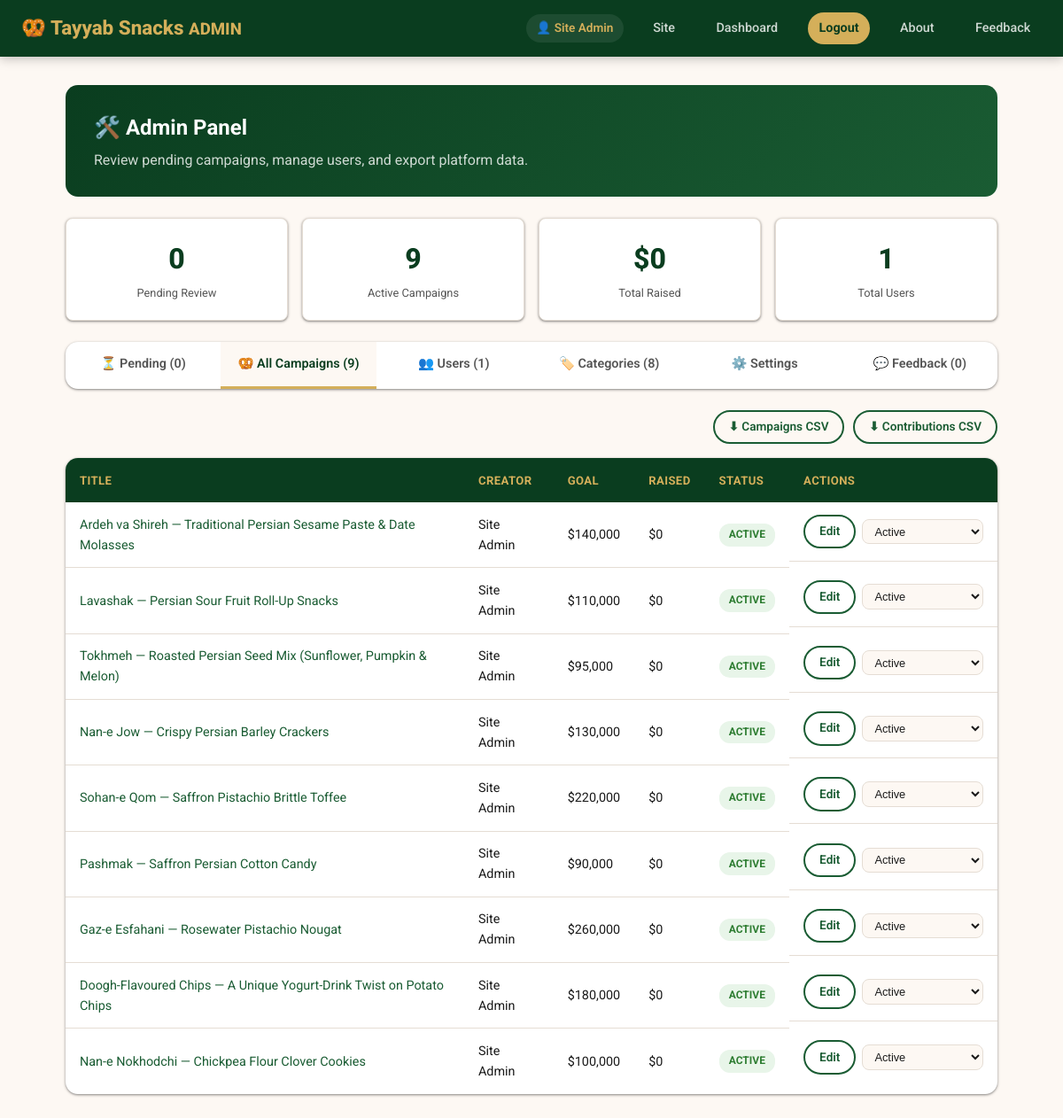
Screenshot of /admin.php?tab=campaigns (signed in) with the database file from the repository.
### tables this page shows
CREATE TABLE IF NOT EXISTS users (
    id         INT UNSIGNED AUTO_INCREMENT PRIMARY KEY,
    name       VARCHAR(100) NOT NULL,
    email      VARCHAR(150) NOT NULL UNIQUE,
    password   VARCHAR(255) NOT NULL,
    phone      VARCHAR(30),
    city       VARCHAR(100),
    country    VARCHAR(100) DEFAULT 'Pakistan',
    is_admin   TINYINT(1) DEFAULT 0,
    is_verified TINYINT(1) DEFAULT 0,
    verification_token   VARCHAR(64) NULL,
    verification_expires  DATETIME NULL,
    created_at TIMESTAMP DEFAULT CURRENT_TIMESTAMP,
    INDEX idx_email (email)
);

CREATE TABLE IF NOT EXISTS campaigns (
    id            INT UNSIGNED AUTO_INCREMENT PRIMARY KEY,
    user_id       INT UNSIGNED NOT NULL,
    category_id   INT UNSIGNED,
    title         VARCHAR(200) NOT NULL,
    description   TEXT NOT NULL,
    goal_amount   DECIMAL(12,2) NOT NULL,
    raised_amount DECIMAL(12,2) DEFAULT 0.00,
    city          VARCHAR(100),
    image_url     VARCHAR(500),
    deadline      DATE,
    status        ENUM('pending','active','funded','closed','rejected') DEFAULT 'pending',
    created_at    TIMESTAMP DEFAULT CURRENT_TIMESTAMP,
    updated_by    INT UNSIGNED NULL,
    updated_at    TIMESTAMP NULL,
    FOREIGN KEY (user_id)     REFERENCES users(id) ON DELETE CASCADE,
    FOREIGN KEY (category_id) REFERENCES categories(id) ON DELETE SET NULL,
    FOREIGN KEY (updated_by)  REFERENCES users(id) ON DELETE SET NULL,
    INDEX idx_status (status),
    INDEX idx_user (user_id)
);

### db.php (called while the page is built, shortened)
<?php
function e(string $s): string {
    return htmlspecialchars($s, ENT_QUOTES, 'UTF-8');
}
function auth(): ?array {
    $lastActivity = $_SESSION['last_activity'] ?? time();
    return $_SESSION['user'];
}

### admin.php (the view, shortened to what this page needs)
<?php
require_once __DIR__ . '/db.php';
$user = auth();
$tab = $_GET['tab'] ?? 'pending';
$stats = $pdo->query(
    "SELECT (SELECT COUNT(*) FROM users) AS total_users,
            (SELECT COUNT(*) FROM campaigns WHERE status='pending') AS pending_count,
            (SELECT COUNT(*) FROM campaigns WHERE status='active') AS active_count,
            (SELECT COALESCE(SUM(raised_amount),0) FROM campaigns) AS total_raised,
            (SELECT COUNT(*) FROM contributions) AS total_contributions"
)->fetch();
$pending = $pdo->query(
    "SELECT c.*, u.name AS creator_name, cat.name AS cat_name FROM campaigns c
     JOIN users u ON u.id = c.user_id LEFT JOIN categories cat ON cat.id = c.category_id
     WHERE c.status = 'pending' ORDER BY c.created_at ASC"
)->fetchAll();
$allCampaigns = $pdo->query(
    "SELECT c.*, u.name AS creator_name, cat.name AS cat_name FROM campaigns c
     JOIN users u ON u.id = c.user_id LEFT JOIN categories cat ON cat.id = c.category_id
     ORDER BY c.created_at DESC"
)->fetchAll();
$users = $pdo->query('SELECT * FROM users ORDER BY created_at DESC')->fetchAll();
$categories = $pdo->query('SELECT * FROM categories ORDER BY name')->fetchAll();
$feedback = $pdo->query('SELECT * FROM feedback ORDER BY created_at DESC')->fetchAll();
?>
<!DOCTYPE html>
<html lang="en">
<head>
<link rel="stylesheet" href="style.css">
</head>
<body>
<nav class="navbar">
    <a class="nav-brand" href="index.php">🥨 <?= e(SITE_NAME) ?> <small style="color:var(--gold)">ADMIN</small></a>
    <div class="nav-links">
        <span class="nav-user">👤 <?= e($user['name']) ?></span>
        <a href="index.php">Site</a>
        <a href="dashboard.php">Dashboard</a>
        <a href="logout.php" class="nav-btn">Logout</a>
        <a href="about.php">About</a>
        <a href="feedback.php">Feedback</a>
    </div>
</nav>
<div class="dashboard-wrap" style="max-width:1100px">
    <div class="dashboard-header">
        <h2>🛠️ Admin Panel</h2>
        <p>Review pending campaigns, manage users, and export platform data.</p>
    </div>
    <div class="stat-cards">
        <div class="stat-card"><div class="num"><?= (int) $stats['pending_count'] ?></div><div class="lbl">Pending Review</div></div>
        <div class="stat-card"><div class="num"><?= (int) $stats['active_count'] ?></div><div class="lbl">Active Campaigns</div></div>
        <div class="stat-card"><div class="num">$<?= number_format((float) $stats['total_raised']) ?></div><div class="lbl">Total Raised</div></div>
        <div class="stat-card"><div class="num"><?= (int) $stats['total_users'] ?></div><div class="lbl">Total Users</div></div>
    </div>
    <div class="tabs">
        <a href="?tab=pending" class="tab-btn <?= $tab === 'pending' ? 'active' : '' ?>" style="text-decoration:none;display:block;text-align:center">⏳ Pending (<?= count($pending) ?>)</a>
        <a href="?tab=campaigns" class="tab-btn <?= $tab === 'campaigns' ? 'active' : '' ?>" style="text-decoration:none;display:block;text-align:center">🥨 All Campaigns (<?= count($allCampaigns) ?>)</a>
        <a href="?tab=users" class="tab-btn <?= $tab === 'users' ? 'active' : '' ?>" style="text-decoration:none;display:block;text-align:center">👥 Users (<?= count($users) ?>)</a>
        <a href="?tab=categories" class="tab-btn <?= $tab === 'categories' ? 'active' : '' ?>" style="text-decoration:none;display:block;text-align:center">🏷️ Categories (<?= count($categories) ?>)</a>
        <a href="?tab=settings" class="tab-btn <?= $tab === 'settings' ? 'active' : '' ?>" style="text-decoration:none;display:block;text-align:center">⚙️ Settings</a>
        <a href="?tab=feedback" class="tab-btn <?= $tab === 'feedback' ? 'active' : '' ?>" style="text-decoration:none;display:block;text-align:center">💬 Feedback (<?= count($feedback) ?>)</a>
    </div>
    <?php if ($tab === 'pending'): ?>
        <?php if (!$pending): ?>
            <div class="empty-state"><div class="icon">✅</div><h3>No campaigns awaiting review</h3></div>
        <?php else: ?>
        <?php foreach ($pending as $c): ?>
        <div class="card" style="margin-bottom:1rem">
            <div class="card-body">
                <div style="display:flex;justify-content:space-between;flex-wrap:wrap;gap:1rem">
                    <div>
                        <div style="font-size:.78rem;color:var(--text-light);margin-bottom:.3rem">by <?= e($c['creator_name']) ?> · <?= e($c['cat_name'] ?? 'Uncategorized') ?> · <?= e($c['city'] ?: 'N/A') ?></div>
                        <div class="card-title" style="font-size:1.1rem"><?= e($c['title']) ?></div>
                        <p style="color:var(--text-mid);font-size:.9rem;margin-top:.4rem"><?= e($c['description']) ?></p>
                        <div style="margin-top:.5rem;font-weight:700;color:var(--green-deep)">Goal: $<?= number_format((float) $c['goal_amount']) ?></div>
                    </div>
                    <div style="display:flex;flex-direction:column;gap:.5rem;min-width:140px">
                        <a href="edit-campaign.php?id=<?= (int) $c['id'] ?>" class="btn btn-outline btn-full">✏️ Edit First</a>
                        <form method="post"><input type="hidden" name="_csrf" value="<?= e(csrf()) ?>"><input type="hidden" name="campaign_id" value="<?= (int) $c['id'] ?>"><button type="submit" name="set_status" value="active" class="btn btn-green btn-full">✓ Approve</button></form>
                        <form method="post" onsubmit="return confirm('Reject this campaign?')"><input type="hidden" name="_csrf" value="<?= e(csrf()) ?>"><input type="hidden" name="campaign_id" value="<?= (int) $c['id'] ?>"><button type="submit" name="set_status" value="rejected" class="btn btn-outline btn-full" style="color:#c00;border-color:#c00">✕ Reject</button></form>
                    </div>
                </div>
            </div>
        </div>
        <?php endforeach; ?>
        <?php endif; ?>
    <?php elseif ($tab === 'campaigns'): ?>
        <div style="display:flex;justify-content:flex-end;gap:.6rem;margin-bottom:1rem">
            <a href="?export=campaigns" class="btn btn-outline btn-sm">⬇ Campaigns CSV</a>
            <a href="?export=contributions" class="btn btn-outline btn-sm">⬇ Contributions CSV</a>
        </div>
        <table class="table">
            <thead><tr><th>Title</th><th>Creator</th><th>Goal</th><th>Raised</th><th>Status</th><th>Actions</th></tr></thead>
            <tbody>
                <?php foreach ($allCampaigns as $c): ?>
                <tr>
                    <td><a href="campaign.php?id=<?= (int) $c['id'] ?>" target="_blank"><?= e($c['title']) ?></a></td>
                    <td><?= e($c['creator_name']) ?></td>
                    <td>$<?= number_format((float) $c['goal_amount']) ?></td>
                    <td>$<?= number_format((float) $c['raised_amount']) ?></td>
                    <td><span class="badge badge-<?= e($c['status']) ?>"><?= e(ucfirst($c['status'])) ?></span></td>
                    <td style="display:flex;gap:.4rem;align-items:center">
                        <a href="edit-campaign.php?id=<?= (int) $c['id'] ?>" class="btn btn-sm btn-outline">Edit</a>
                        <form method="post" style="display:inline">
                            <select name="set_status" onchange="this.form.submit()" class="form-control" style="padding:.3rem .6rem;font-size:.8rem;width:auto;display:inline-block">
                                <option value="active" <?= $c['status']==='active'?'selected':'' ?>>Active</option>
                            </select>
                        </form>
                    </td>
                </tr>
                <?php endforeach; ?>
            </tbody>
        </table>
    <?php endif; ?>
</div>
</body>
</html>

### style.css (style rules this page uses)
:root { --green-deep: #0a3d1f; --green-mid: #1a5c33; --green-light: #2d7a4a; --amber: #d4770a; --amber-light: #f59e0b; --gold: #d4af5a; --gold-dark: #b8973b; --cream: #fdf8f3; --white: #ffffff; --text: #1a1a1a; --text-mid: #555; --text-light: #888; --border: #e5ddd4; --shadow: 0 1px 2px rgba(0,0,0,.30), 0 1px 3px 1px rgba(0,0,0,.15); --shadow-lg: 0 1px 3px rgba(0,0,0,.30), 0 4px 8px 3px rgba(0,0,0,.15); --radius-sm: 8px; --radius: 14px; --radius-lg: 16px; --radius-full: 999px; --transition: .2s cubic-bezier(.4,0,.2,1); }
*, *::before, *::after { box-sizing: border-box; margin: 0; padding: 0; }
body { font-family: 'Roboto', 'Segoe UI', system-ui, sans-serif; background: var(--cream); color: var(--text); line-height: 1.6; }
a { color: var(--green-mid); text-decoration: none; }
.navbar { background: var(--green-deep); padding: 0 1.5rem; display: flex; align-items: center; justify-content: space-between; height: 64px; position: sticky; top: 0; z-index: 100; box-shadow: 0 2px 12px rgba(0,0,0,.25); }
.nav-brand { font-size: 1.4rem; font-weight: 800; color: var(--gold); }
.nav-links { display: flex; align-items: center; gap: 1.3rem; }
.nav-links a { color: rgba(255,255,255,.8); font-size: .9rem; font-weight: 500; padding: .4rem .8rem; border-radius: 6px; transition: var(--transition); }
.nav-btn { background: var(--gold) !important; color: var(--green-deep) !important; font-weight: 700 !important; border-radius: 20px !important; }
.nav-user { display: inline-flex; align-items: center; gap: .3rem; color: var(--gold); font-size: .85rem; font-weight: 600; padding: .35rem .7rem; background: rgba(255,255,255,.08); border-radius: var(--radius-full); white-space: nowrap; max-width: 160px; overflow: hidden; text-overflow: ellipsis; }
.btn { display: inline-flex; align-items: center; gap: .4rem; padding: .7rem 1.6rem; border-radius: 25px; font-size: .95rem; font-weight: 600; cursor: pointer; border: none; transition: var(--transition); text-decoration: none; }
.btn-outline { background: transparent; color: var(--green-mid); border: 2px solid var(--green-mid); }
.btn-sm { padding: .4rem 1rem; font-size: .85rem; }
.form-control { width: 100%; padding: .7rem 1rem; border: 1.5px solid var(--border); border-radius: var(--radius-sm); font-size: .95rem; color: var(--text); background: var(--cream); outline: none; transition: var(--transition); }
.dashboard-wrap { max-width: 960px; margin: 2rem auto; padding: 0 1.5rem; }
.dashboard-header { background: linear-gradient(135deg, var(--green-deep), #1a5c33); color: var(--white); border-radius: var(--radius); padding: 1.8rem 2rem; margin-bottom: 1.5rem; }
.dashboard-header h2 { font-size: 1.5rem; font-weight: 700; }
.dashboard-header p { opacity: .8; margin-top: .3rem; }
.stat-cards { display: grid; grid-template-columns: repeat(auto-fit, minmax(180px, 1fr)); gap: 1rem; margin-bottom: 1.5rem; }
.stat-card { background: var(--white); border-radius: var(--radius-sm); padding: 1.2rem; box-shadow: var(--shadow); border: 1.5px solid var(--border); text-align: center; }
.stat-card .num { font-size: 2rem; font-weight: 800; color: var(--green-deep); }
.stat-card .lbl { font-size: .8rem; color: var(--text-mid); margin-top: .2rem; }
.table { width: 100%; border-collapse: collapse; background: var(--white); border-radius: var(--radius); overflow: hidden; box-shadow: var(--shadow); }
.table th { background: var(--green-deep); color: var(--gold); padding: .9rem 1rem; text-align: left; font-size: .82rem; text-transform: uppercase; letter-spacing: .4px; }
.table td { padding: .85rem 1rem; border-bottom: 1px solid var(--border); font-size: .9rem; }
.table tr:last-child td { border-bottom: none; }
.badge { display: inline-block; padding: .2rem .7rem; border-radius: 12px; font-size: .75rem; font-weight: 700; text-transform: uppercase; }
.badge-active { background: #e8f5e9; color: #2e7d32; }
.tabs { display: flex; background: var(--white); border-radius: var(--radius); overflow: hidden; box-shadow: var(--shadow); margin-bottom: 1.5rem; }
.tab-btn { flex: 1; padding: .85rem; font-size: .9rem; font-weight: 600; background: none; border: none; cursor: pointer; color: var(--text-mid); border-bottom: 3px solid transparent; transition: var(--transition); }
.tab-btn.active { color: var(--green-deep); border-bottom-color: var(--gold); background: var(--cream); }
.nav-brand { min-width: 0; overflow: hidden; text-overflow: ellipsis; white-space: nowrap; }

### rows the page displays
users: name "Site Admin"
campaigns: title "Ardeh va Shireh — Traditional Persian Sesame Paste & Date Molasses", user.name "Site Admin", goal_amount "140,000", raised_amount "0", status "ACTIVE", set_status "Active"
campaigns: title "Lavashak — Persian Sour Fruit Roll-Up Snacks", user.name "Site Admin", goal_amount "110,000", raised_amount "0", status "ACTIVE", set_status "Active"
campaigns: title "Tokhmeh — Roasted Persian Seed Mix (Sunflower, Pumpkin & Melon)", user.name "Site Admin", goal_amount "95,000", raised_amount "0", status "ACTIVE", set_status "Active"
campaigns: title "Nan-e Jow — Crispy Persian Barley Crackers", user.name "Site Admin", goal_amount "130,000", raised_amount "0", status "ACTIVE", set_status "Active"
campaigns: title "Sohan-e Qom — Saffron Pistachio Brittle Toffee", user.name "Site Admin", goal_amount "220,000", raised_amount "0", status "ACTIVE", set_status "Active"
campaigns: title "Pashmak — Saffron Persian Cotton Candy", user.name "Site Admin", goal_amount "90,000", raised_amount "0", status "ACTIVE", set_status "Active"
campaigns: title "Gaz-e Esfahani — Rosewater Pistachio Nougat", user.name "Site Admin", goal_amount "260,000", raised_amount "0", status "ACTIVE", set_status "Active"
campaigns: title "Doogh-Flavoured Chips — A Unique Yogurt-Drink Twist on Potato Chips", user.name "Site Admin", goal_amount "180,000", raised_amount "0", status "ACTIVE", set_status "Active"
campaigns: title "Nan-e Nokhodchi — Chickpea Flour Clover Cookies", user.name "Site Admin", goal_amount "100,000", raised_amount "0", status "ACTIVE", set_status "Active"

### other values shown
SITE_NAME "Tayyab Snacks"
$stats['pending_count'] "0"
$stats['active_count'] "9"
$stats['total_raised'] "0"
$stats['total_users'] "1"
count($pending) "0"
count($allCampaigns) "9"
count($users) "1"
count($categories) "8"
count($feedback) "0"
